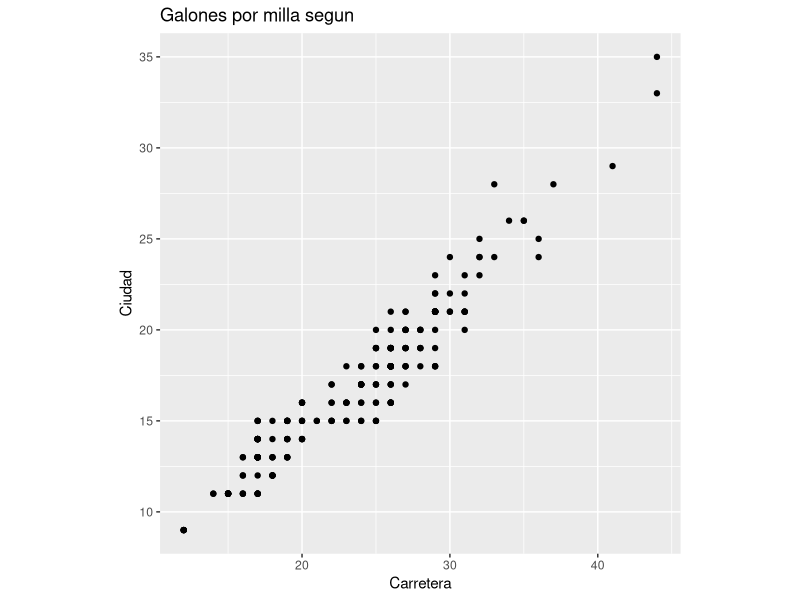

The R source for this figure:
## ---- chunk 1
knitr::opts_chunk$set(echo = TRUE)
## ---- chunk 2
library(ggplot2)
data(mpg)

head(mpg)
ggplot(data = mpg, aes(x=hwy, y=cty)) + geom_point() +           theme(aspect.ratio = 1) +
  labs(x="Carretera", y="Ciudad", 
       title = "Galones por milla segun")

## ---- chunk 3

## ---- chunk 4

## ---- chunk 5

